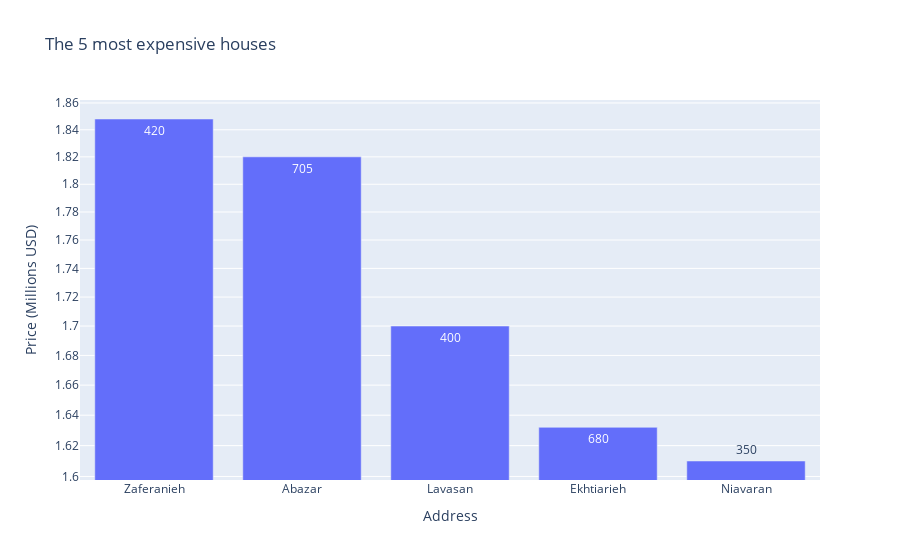

Here is the notebook cell this chart was saved with:
### Code cell
top_5['Price(Millions USD)'] = top_5['Price(USD)'] / 1e6
df_sorted = top_5.sort_values('Price(USD)', ascending=False)
fig = px.bar(df_sorted, x='Address', y='Price(Millions USD)', title='The 5 most expensive houses',
             labels={'Price(Millions USD)': 'Price (Millions USD)', 'Address': 'Address'},
             hover_data={'Area': True, 'Price(USD)': ':.2e'},
             text='Area',
             )
fig.update_layout(xaxis_title='Address',
                  yaxis_title='Price (Millions USD)',
                  yaxis_type='log',
                  uniformtext_minsize=8,
                  )
fig.show()

### Figure 1 — Plotly figure (JSON) as saved in the notebook; plotly's stock layout.template omitted (floating-point values rounded to 4 significant figures)
{"data": [{"alignmentgroup": "True", "customdata": [[420, 1848000], [705, 1820000.0], [400, 1700000.0], [680, 1632000], [350, 1610000.0]], "hovertemplate": "Address=%{x}<br>Price (Millions USD)=%{y}<br>Area=%{customdata[0]}<br>Price(USD)=%{customdata[1]:.2e}<extra></extra>", "legendgroup": "", "marker": {"color": "#636efa", "pattern": {"shape": ""}}, "name": "", "offsetgroup": "", "orientation": "v", "showlegend": false, "text": [420, 705, 400, 680, 350], "textposition": "auto", "type": "bar", "x": ["Zaferanieh", "Abazar", "Lavasan", "Ekhtiarieh", "Niavaran"], "xaxis": "x", "y": [1.848, 1.82, 1.7, 1.632, 1.61], "yaxis": "y"}], "layout": {"barmode": "relative", "legend": {"tracegroupgap": 0}, "title": {"text": "The 5 most expensive houses"}, "uniformtext": {"minsize": 8}, "xaxis": {"anchor": "y", "domain": [0, 1], "title": {"text": "Address"}}, "yaxis": {"anchor": "x", "domain": [0, 1], "title": {"text": "Price (Millions USD)"}, "type": "log"}}}
